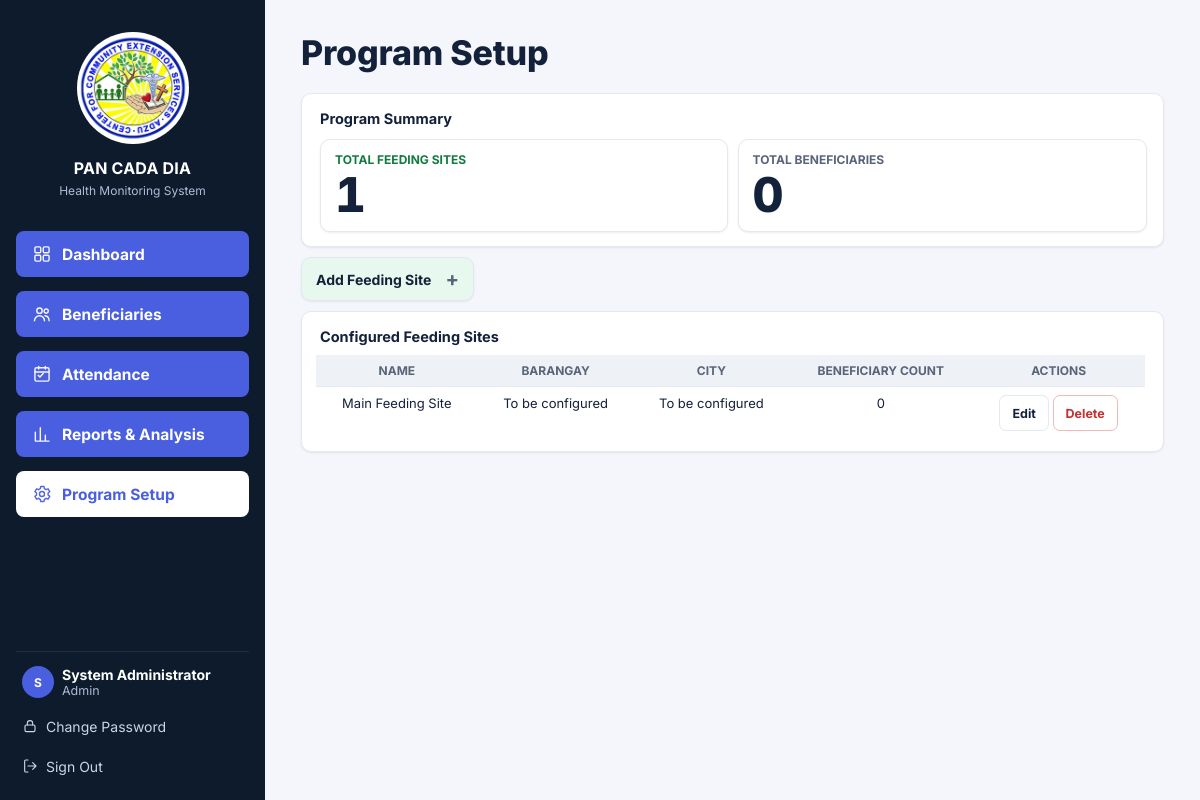
/manage.php (signed in), run on the app's committed database.
### tables this page shows
CREATE TABLE IF NOT EXISTS feeding_sites (
    site_id INT UNSIGNED AUTO_INCREMENT PRIMARY KEY,
    site_name VARCHAR(150) NOT NULL,
    address VARCHAR(255) NULL,
    barangay VARCHAR(120) NULL,
    municipality VARCHAR(120) NULL,
    status ENUM('ACTIVE','INACTIVE') NOT NULL DEFAULT 'ACTIVE'
);

### config.php (called while the page is built, shortened)
<?php
function e($value): string {
    return htmlspecialchars((string)$value, ENT_QUOTES, 'UTF-8');
}
function normalize_role($raw): string {
    $raw = trim((string)$raw);
    foreach (USER_ROLES as $role) {
        if (strcasecmp($raw, $role) === 0) return $role;
    }
    return $raw;
}
function current_role(): string {
    return normalize_role($_SESSION['role'] ?? '');
}
function has_role(string ...$roles): bool {
    $mine = current_role();
    foreach ($roles as $role) {
        if (strcasecmp($mine, $role) === 0) return true;
    }
    return false;
}
function is_admin(): bool {
    return has_role(ROLE_ADMIN);
}
function role_display_label(): string {
    $role = current_role();
    return $role === ROLE_BLGU ? $role : strtolower($role);
}
function can_delete_beneficiaries(): bool {
    return is_admin();
}

### manage.php (the view, shortened to what this page needs)
<?php
require_once __DIR__ . '/db.php';
$sites = $pdo->query("SELECT s.*, (SELECT COUNT(*) FROM beneficiaries b WHERE b.site_id = s.site_id) AS beneficiary_count FROM feeding_sites s ORDER BY s.site_name")->fetchAll();
$totalCount = (int)$pdo->query("SELECT COUNT(*) FROM beneficiaries")->fetchColumn();
$pageTitle = 'Program Setup';
$activeNav = 'manage.php';
require __DIR__ . '/partials/header.php';
?>
<section class="panel program-setup-panel">
    <h2>Program Summary</h2>
    <div class="cards program-summary-cards" style="margin-top:8px; margin-bottom:0;">
        <div class="stat red"><span>Total Feeding Sites</span><strong><?= count($sites) ?></strong></div>
        <div class="stat green"><span>Total Beneficiaries</span><strong><?= $totalCount ?></strong></div>
    </div>
</section>
<div>
    <section class="panel program-setup-panel program-setup-add-panel">
        <details class="collapsible"><summary><h2>Add Feeding Site</h2></summary>
        </details>
    </section>
</div>
<section class="panel program-setup-panel">
    <h2>Configured Feeding Sites</h2>
    <div class="table-wrap">
        <table>
            <thead>
                <tr><th>Name</th><th>Barangay</th><th>City</th><th>Beneficiary Count</th><th>Actions</th></tr>
            </thead>
            <tbody>
                <?php foreach ($sites as $s): ?>
                <tr>
                    <td><?= e($s['site_name']) ?></td>
                    <td><?= e($s['barangay']) ?></td>
                    <td><?= e($s['municipality']) ?></td>
                    <td><?= (int)$s['beneficiary_count'] ?></td>
                    <td>
                        <a class="btn secondary sm" href="site_edit.php?id=<?= (int)$s['site_id'] ?>" data-slideover="site_edit.php?panel=1&id=<?= (int)$s['site_id'] ?>" data-slideover-title="Edit Feeding Site">Edit</a>
                        <?php if (can_delete_beneficiaries()): ?>
                        <a class="btn secondary sm danger-outline" href="site_delete.php?id=<?= (int)$s['site_id'] ?>" data-slideover="site_delete.php?panel=1&id=<?= (int)$s['site_id'] ?>" data-slideover-title="Delete Feeding Site">Delete</a>
                        <?php endif; ?>
                    </td>
                </tr>
                <?php endforeach; ?>
            </tbody>
        </table>
    </div>
</section>
<?php require __DIR__ . '/partials/footer.php'; ?>

### partials/header.php (shortened to what this page needs)
<?php
$pageSubtitle ??= null;
$activeNav ??= null;
$pcd_nav_items = [
    [
        'href' => 'dashboard.php',
        'label' => 'Dashboard',
        'icon' => '<rect x="3.5" y="3.5" width="7" height="7" rx="1.5"/><rect x="13.5" y="3.5" width="7" height="7" rx="1.5"/><rect x="3.5" y="13.5" width="7" height="7" rx="1.5"/><rect x="13.5" y="13.5" width="7" height="7" rx="1.5"/>',
    ],
    [
        'href' => 'beneficiaries.php',
        'label' => 'Beneficiaries',
        'icon' => '<circle cx="9" cy="8" r="3.25"/><path d="M3 20c0-3.31 2.69-6 6-6s6 2.69 6 6"/><circle cx="17" cy="8.5" r="2.5"/><path d="M15.5 14.1c2.9.4 5 2.6 5 5.9"/>',
    ],
    [
        'href' => 'attendance.php',
        'label' => 'Attendance',
        'icon' => '<rect x="3.5" y="4.5" width="17" height="16" rx="2"/><path d="M3.5 9.5h17M8 3v3M16 3v3"/><path d="M7.5 13.5l2 2 4-4.2"/>',
    ],
    [
        'href' => 'reports.php',
        'label' => 'Reports & Analysis',
        'icon' => '<path d="M4 20.5V10M10 20.5V4.5M16 20.5v-7M20.5 20.5H4"/>',
    ],
    [
        'href' => 'manage.php',
        'label' => 'Program Setup',
        'icon' => '<circle cx="12" cy="12" r="3"/><path d="M19.4 12a7.4 7.4 0 0 0-.1-1.2l2-1.6-2-3.4-2.4 1a7.5 7.5 0 0 0-2.1-1.2L14.4 3h-4l-.4 2.6a7.5 7.5 0 0 0-2.1 1.2l-2.4-1-2 3.4 2 1.6a7.4 7.4 0 0 0 0 2.4l-2 1.6 2 3.4 2.4-1a7.5 7.5 0 0 0 2.1 1.2L10.4 21h4l.4-2.6a7.5 7.5 0 0 0 2.1-1.2l2.4 1 2-3.4-2-1.6c.07-.4.1-.8.1-1.2Z"/>',
    ],
];
$pcd_css = static fn(string $f): string => 'assets/css/' . $f . '?v=' . (@filemtime(__DIR__ . '/../assets/css/' . $f) ?: 1);
?>
<!doctype html><html lang="en"><head>
<link rel="stylesheet" href="<?= $pcd_css('base.css') ?>">
<link rel="stylesheet" href="<?= $pcd_css('layout.css') ?>">
<link rel="stylesheet" href="<?= $pcd_css('components.css') ?>">
<link rel="stylesheet" href="<?= $pcd_css('forms.css') ?>">
<link rel="stylesheet" href="<?= $pcd_css('responsive.css') ?>">
</head><body>
<div class="layout">
<aside class="sidebar">
    <div class="brand">
        <span class="brand-mark">
            <img src="assets/images/CCES-logo.png" alt="Pan Cada Dia logo" class="brand-image">
        </span>
        <strong><?= e(APP_NAME) ?></strong>
        <small>Health Monitoring System</small>
    </div>
    <nav class="nav" id="site-nav" aria-label="Main navigation">
        <?php foreach ($pcd_nav_items as $pcd_item): ?>
        <a href="<?= e($pcd_item['href']) ?>" class="<?= $activeNav === $pcd_item['href'] ? 'active' : '' ?>"><svg class="icon" viewBox="0 0 24 24" fill="none" stroke="currentColor" stroke-width="1.7" stroke-linecap="round" stroke-linejoin="round" aria-hidden="true"><?= $pcd_item['icon'] ?></svg><span><?= e($pcd_item['label']) ?></span></a>
        <?php endforeach; ?>
    </nav>
    <div class="sidebar-foot">
        <div class="account"><span class="avatar"><?= e(function_exists('mb_substr') ? mb_substr($_SESSION['user_name'] ?? 'A', 0, 1) : substr($_SESSION['user_name'] ?? 'A', 0, 1)) ?></span>
            <div><strong><?= e($_SESSION['user_name'] ?? '') ?></strong><small><?= e(role_display_label()) ?></small></div>
        </div>
        <a class="signout" href="change_password.php"><svg class="icon" viewBox="0 0 24 24" fill="none" stroke="currentColor" stroke-width="1.7" stroke-linecap="round" stroke-linejoin="round" aria-hidden="true"><rect x="4.5" y="10.5" width="15" height="10" rx="2"/><path d="M8 10.5V8a4 4 0 0 1 8 0v2.5"/></svg><span>Change Password</span></a>
        <a class="signout" href="logout.php"><svg class="icon" viewBox="0 0 24 24" fill="none" stroke="currentColor" stroke-width="1.7" stroke-linecap="round" stroke-linejoin="round" aria-hidden="true"><path d="M9 21H5.5A1.5 1.5 0 0 1 4 19.5v-15A1.5 1.5 0 0 1 5.5 3H9"/><path d="M16 17l5-5-5-5M21 12H9"/></svg><span>Sign Out</span></a>
    </div>
</aside>
<main class="content" id="main">
<div class="page-title">
    <div><h1><?= e($pageTitle) ?></h1><?php if ($pageSubtitle !== null): ?><p class="muted"><?= e($pageSubtitle) ?></p><?php endif; ?></div>
</div>

### partials/footer.php (shortened to what this page needs)
</main></div></body></html>

### assets/css/base.css (style rules this page uses)
:root { --navy-900: #0e1b2c; --navy-800: #16283f; --navy-700: #1e3454; --primary: #4a5fdf; --primary-dark: #3b4dc4; --primary-light: #eef0fd; --success: #22a45d; --success-dark: #1c8a4d; --success-bg: #e7f8ee; --quick-action: #4db497; --quick-action-dark: #3f9d83; --blue-600: #4a5fdf; --blue-500: #6b7de8; --blue-50: #eef0fd; --bg: #f4f6fb; --card: #ffffff; --border: #e4e8f0; --text: #14213a; --muted: #59647a; --muted-2: #66708a; --radius: 10px; --radius-sm: 8px; --shadow: 0 1px 2px rgba(16, 24, 40, .04), 0 1px 3px rgba(16, 24, 40, .04); --green: #137a40; --green-bg: #e7f8ee; --red: #c53030; --red-bg: #fdeaea; --orange: #966300; --orange-bg: #fef3e0; --blue-tone: #4a5fdf; --blue-tone-bg: #eef0fd; --gray-tone: #59647a; --gray-tone-bg: #eef1f6; --purple: #7c3aed; --purple-bg: #f3ecff; --teal: #14b8a6; --teal-bg: #e3faf6; }
* { box-sizing: border-box; }
html, body { height: 100%; }
body { margin: 0; font-family: "Inter", "Segoe UI", Roboto, Helvetica, Arial, sans-serif; background: var(--bg); color: var(--text); -webkit-font-smoothing: antialiased; }
a { color: var(--primary); text-decoration: none; }
.icon { width: 16px; height: 16px; flex: none; }
body { font-size: 14px; }

### assets/css/layout.css (style rules this page uses)
.layout { display: flex; min-height: 100vh; }
.content { flex: 1; min-width: 0; padding: 16px 20px 28px; margin: 0; width: 100%; }
.sidebar { width: 265px; flex: none; background: var(--navy-900); color: #e7ecf6; display: flex; flex-direction: column; padding: 20px 16px 14px; position: sticky; top: 0; height: 100vh; }
.sidebar .brand { display: flex; flex-direction: column; align-items: center; text-align: center; gap: 2px; padding: 2px 6px 18px; }
.sidebar .brand-mark { width: 112px; height: 112px; border-radius: 50%; background: #fff; color: #fff; display: grid; place-items: center; flex: none; margin-top: 10px; margin-bottom: 6px; overflow: hidden; }
.sidebar .brand-mark .brand-image { width: 100%; height: 100%; object-fit: contain; }
.sidebar .brand strong { display: block; margin-top: 6px; font-size: 16px; letter-spacing: .2px; color: #fff; }
.sidebar .brand small { display: block; color: #aebbd6; font-size: 12px; margin-top: 3px; margin-bottom: 10px; line-height: 1.35; max-width: 190px; }
.nav { display: flex; flex-direction: column; gap: 14px; flex: 1; margin-top: 4px; }
.nav a { display: flex; align-items: center; justify-content: flex-start; gap: 10px; padding: 12px 16px; min-height: 46px; border-radius: 8px; background: var(--primary); color: #fff; font-size: 15.5px; font-weight: 700; }
.nav a.active, .nav a.active:hover { background: #fff; color: var(--primary); box-shadow: none; }
.nav a .icon { opacity: .95; width: 20px; height: 20px; }
.sidebar-foot { border-top: 1px solid rgba(255, 255, 255, .08); padding-top: 10px; margin-top: 8px; }
.account { display: flex; align-items: center; gap: 8px; padding: 4px 6px 8px; }
.account .avatar { width: 32px; height: 32px; border-radius: 50%; background: var(--primary); color: #fff; display: grid; place-items: center; font-weight: 700; font-size: 12px; flex: none; }
.account strong { display: block; font-size: 14px; color: #fff; }
.account small { display: block; color: #aebbd6; font-size: 12.5px; text-transform: capitalize; }
.signout { display: flex; align-items: center; gap: 8px; padding: 7px 6px; border-radius: 7px; color: #cbd5e6; font-size: 14px; min-height: 40px; }
.page-title { display: flex; justify-content: space-between; align-items: flex-start; gap: 12px; margin: 16px 0 18px 16px; flex-wrap: wrap; }
.page-title h1 { margin: 0 0 2px; font-size: 40px; font-weight: 800; letter-spacing: -.2px; }

### assets/css/responsive.css (style rules this page uses)
html { -webkit-text-size-adjust: 100%; text-size-adjust: 100%; }
body { min-height: 100vh; min-height: 100dvh; overflow-wrap: break-word; }
img, svg, video { max-width: 100%; }
.table-wrap { -webkit-overflow-scrolling: touch; max-width: 100%; }
@media (max-width: 1280px) { .page-title h1 { font-size: 34px; } }
@media (max-width: 1280px) { .cards { grid-template-columns: repeat(2, minmax(0, 1fr)); } }
@media (min-width: 761px) { .sidebar { height: 100vh; height: 100dvh; overflow-y: auto; } }

### data on the page
feeding_sites: site_name "Main Feeding Site", barangay "To be configured", municipality "To be configured", beneficiary_count "0"

### other printed values
APP_NAME "PAN CADA DIA"
$pcd_item['label'] "Dashboard"
$pcd_item['label'] "Beneficiaries"
$pcd_item['label'] "Attendance"
$pcd_item['label'] "Reports & Analysis"
$pcd_item['label'] "Program Setup"
$_SESSION['user_name'] "System Administrator"
role_display_label() "Admin"
$pageTitle "Program Setup"
count($sites) "1"
$totalCount "0"
